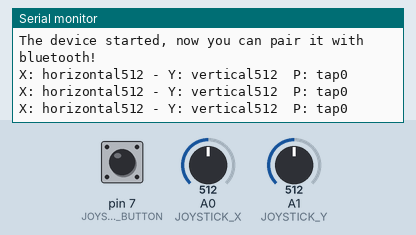
This sketch was run on a simulated Arduino Uno, built with avr-gcc and run on an emulated ATmega328P. Shown: the last lines printed to the serial monitor. The test bench sets the inputs (shaded band); at power-on: A0 (JOYSTICK_X) = 512, A1 (JOYSTICK_Y) = 512, pin 7 (JOYSTICK_BUTTON) HIGH.

Above: at 1.3 s.
1.4 s: A0 (JOYSTICK_X) set to 716
At 2.0 s:
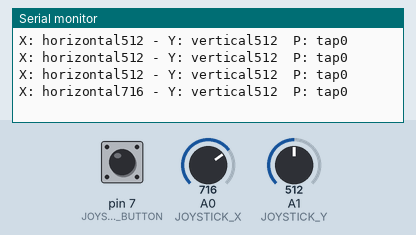
2.9 s: A1 (JOYSTICK_Y) set to 716
At 3.6 s:
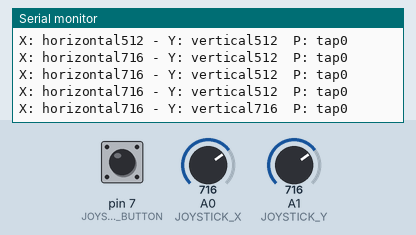
4.4 s: pin 7 (JOYSTICK_BUTTON) pulled LOW for 0.65 s
At 5.2 s:
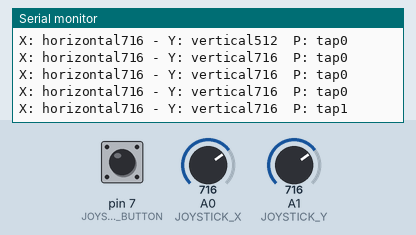
6.5 s: A0 (JOYSTICK_X) set to 900
At 7.2 s:
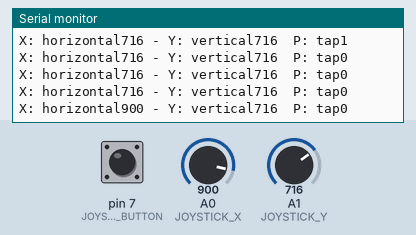
8.0 s: pin 7 (JOYSTICK_BUTTON) pulled LOW for 1 s
At 8.8 s:
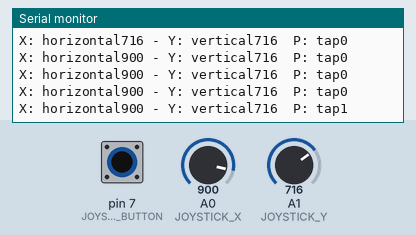
10.5 s: A1 (JOYSTICK_Y) set to 900
At 10.9 s:
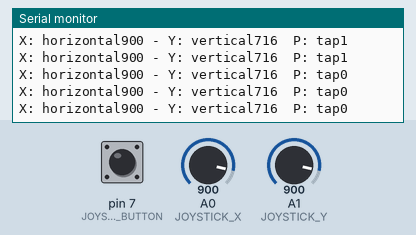
Timing chart, 0 to 13.0 s (numbered marks = the images above; inputs shaded):
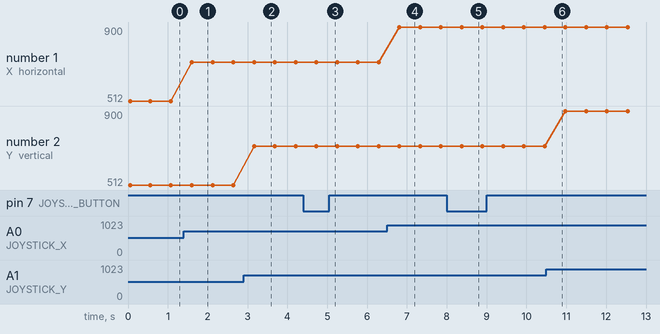

The sketch:

joystick_Test.ino
```cpp
#define JOYSTICK_X A0
#define JOYSTICK_Y A1
#define JOYSTICK_BUTTON 7


void setup() {
  Serial.begin(9600);

  Serial.println("The device started, now you can pair it with bluetooth!");

  pinMode(JOYSTICK_BUTTON, INPUT_PULLUP);
  pinMode(JOYSTICK_X, INPUT);
  pinMode(JOYSTICK_Y, INPUT);
}

void loop() {

  delay(20);

  int x = analogRead(JOYSTICK_X);
  int y = analogRead(JOYSTICK_Y);
  int button = !digitalRead(JOYSTICK_BUTTON);

  Serial.print("X: horizontal" + String(x));
  Serial.print(" - Y: vertical" + String(y));
  Serial.println("  P: tap" + String(button));

  delay(500);
}
```

Measured:
- after the input at 1.4 s, the serial monitor: prints a new line after 0.20 s (image 1)
- after the input at 2.9 s, the serial monitor: prints a new line after 0.26 s (image 2)
- after the input at 4.4 s, the serial monitor: prints a new line after 0.33 s (image 3)
- after the input at 6.5 s, the serial monitor: prints a new line after 0.31 s (image 4)
- after the input at 8.0 s, the serial monitor: prints a new line after 0.37 s (image 5)
- plotted number 1: 512 → 716 after the input at 1.4 s, 716 → 900 after the input at 6.5 s
